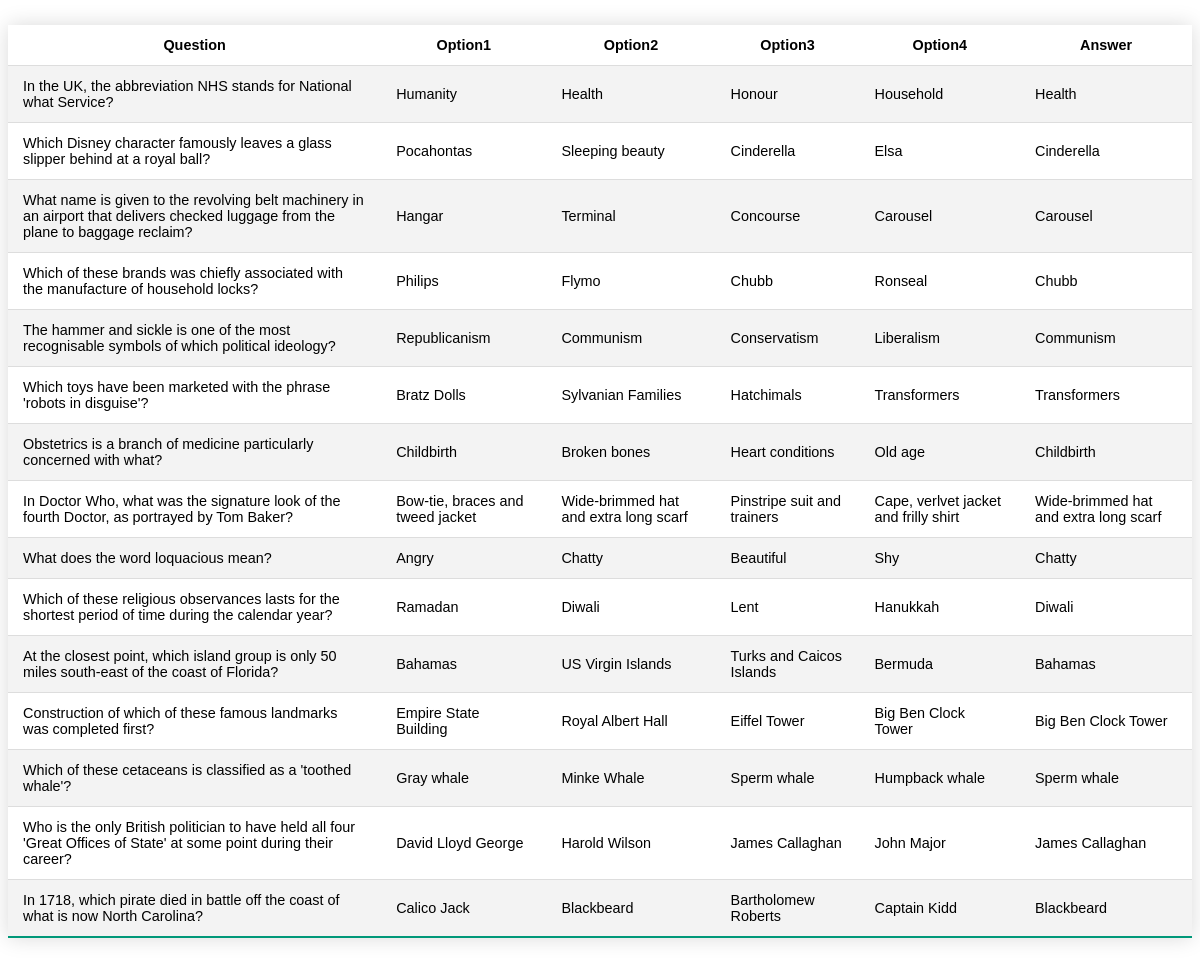
The app's page /answers.php with its own data.
### tables this page shows
CREATE TABLE IF NOT EXISTS `questions` (
  `id` int(11) NOT NULL,
  `questionName` varchar(5000) NOT NULL,
  `option1` varchar(5000) NOT NULL,
  `option2` varchar(5000) NOT NULL,
  `option3` varchar(5000) NOT NULL,
  `option4` varchar(5000) NOT NULL,
  `answer` varchar(5000) NOT NULL,
  PRIMARY KEY (`id`)
);

### answers.php (the view, shortened to what this page needs)
<!doctype html>
<html lang="en">
<head>
</head>
<body>
<?php
$connection = connectToDB();
$sql = "SELECT questionName, option1, option2, option3, option4, answer FROM questions";
$result = mysqli_query($connection, $sql);
function showDataInTable($data)
{
    if (mysqli_num_rows($data) > 0) {
        echo "<table class='styled-table'><tr><th>Question</th><th>Option1</th><th>Option2</th><th>Option3</th><th>Option4</th><th>Answer</th></tr>";
        while ($row = mysqli_fetch_assoc($data)) {
            echo "<tr><td>" . $row["questionName"] . "</td><td>" . $row["option1"] . "</td><td>" . $row["option2"] . "</td><td>" . $row["option3"] . "</td><td>" . $row["option4"] . "</td><td>" . $row["answer"] . "</td></tr>";
        }
        echo "</table>";
    }
}
showDataInTable($result);
?>
</body>
</html>

### answers.php (style rules this page uses)
.styled-table { border-collapse: collapse; margin: 25px 0; font-size: 0.9em; font-family: sans-serif; min-width: 400px; box-shadow: 0 0 20px rgba(0, 0, 0, 0.15); }
.styled-table th, .styled-table td { padding: 12px 15px; }
.styled-table tbody tr { border-bottom: 1px solid #dddddd; }
.styled-table tbody tr:nth-of-type(even) { background-color: #f3f3f3; }
.styled-table tbody tr:last-of-type { border-bottom: 2px solid #009879; }

### records on screen
questions: questionName "In the UK, the abbreviation NHS stands for National what Service?", option1 "Humanity", option2 "Health", option3 "Honour", option4 "Household", answer "Health"
questions: questionName "Which Disney character famously leaves a glass slipper behind at a royal ball?", option1 "Pocahontas", option2 "Sleeping beauty", option3 "Cinderella", option4 "Elsa", answer "Cinderella"
questions: questionName "What name is given to the revolving belt machinery in an airport that delivers checked luggage from the plane to baggage reclaim?", option1 "Hangar", option2 "Terminal", option3 "Concourse", option4 "Carousel", answer "Carousel"
questions: questionName "Which of these brands was chiefly associated with the manufacture of household locks?", option1 "Philips", option2 "Flymo", option3 "Chubb", option4 "Ronseal", answer "Chubb"
questions: questionName "The hammer and sickle is one of the most recognisable symbols of which political ideology?", option1 "Republicanism", option2 "Communism", option3 "Conservatism", option4 "Liberalism", answer "Communism"
questions: questionName "Which toys have been marketed with the phrase 'robots in disguise'?", option1 "Bratz Dolls", option2 "Sylvanian Families", option3 "Hatchimals", option4 "Transformers", answer "Transformers"
questions: questionName "Obstetrics is a branch of medicine particularly concerned with what?", option1 "Childbirth", option2 "Broken bones", option3 "Heart conditions", option4 "Old age", answer "Childbirth"
questions: questionName "In Doctor Who, what was the signature look of the fourth Doctor, as portrayed by Tom Baker?", option1 "Bow-tie, braces and tweed jacket", option2 "Wide-brimmed hat and extra long scarf", option3 "Pinstripe suit and trainers", option4 "Cape, verlvet jacket and frilly shirt", answer "Wide-brimmed hat and extra long scarf"
questions: questionName "What does the word loquacious mean?", option1 "Angry", option2 "Chatty", option3 "Beautiful", option4 "Shy", answer "Chatty"
questions: questionName "Which of these religious observances lasts for the shortest period of time during the calendar year?", option1 "Ramadan", option2 "Diwali", option3 "Lent", option4 "Hanukkah", answer "Diwali"
questions: questionName "At the closest point, which island group is only 50 miles south-east of the coast of Florida?", option1 "Bahamas", option2 "US Virgin Islands", option3 "Turks and Caicos Islands", option4 "Bermuda", answer "Bahamas"
questions: questionName "Construction of which of these famous landmarks was completed first?", option1 "Empire State Building", option2 "Royal Albert Hall", option3 "Eiffel Tower", option4 "Big Ben Clock Tower", answer "Big Ben Clock Tower"
questions: questionName "Which of these cetaceans is classified as a 'toothed whale'?", option1 "Gray whale", option2 "Minke Whale", option3 "Sperm whale", option4 "Humpback whale", answer "Sperm whale"
questions: questionName "Who is the only British politician to have held all four 'Great Offices of State' at some point during their career?", option1 "David Lloyd George", option2 "Harold Wilson", option3 "James Callaghan", option4 "John Major", answer "James Callaghan"
questions: questionName "In 1718, which pirate died in battle off the coast of what is now North Carolina?", option1 "Calico Jack", option2 "Blackbeard", option3 "Bartholomew Roberts", option4 "Captain Kidd", answer "Blackbeard"
